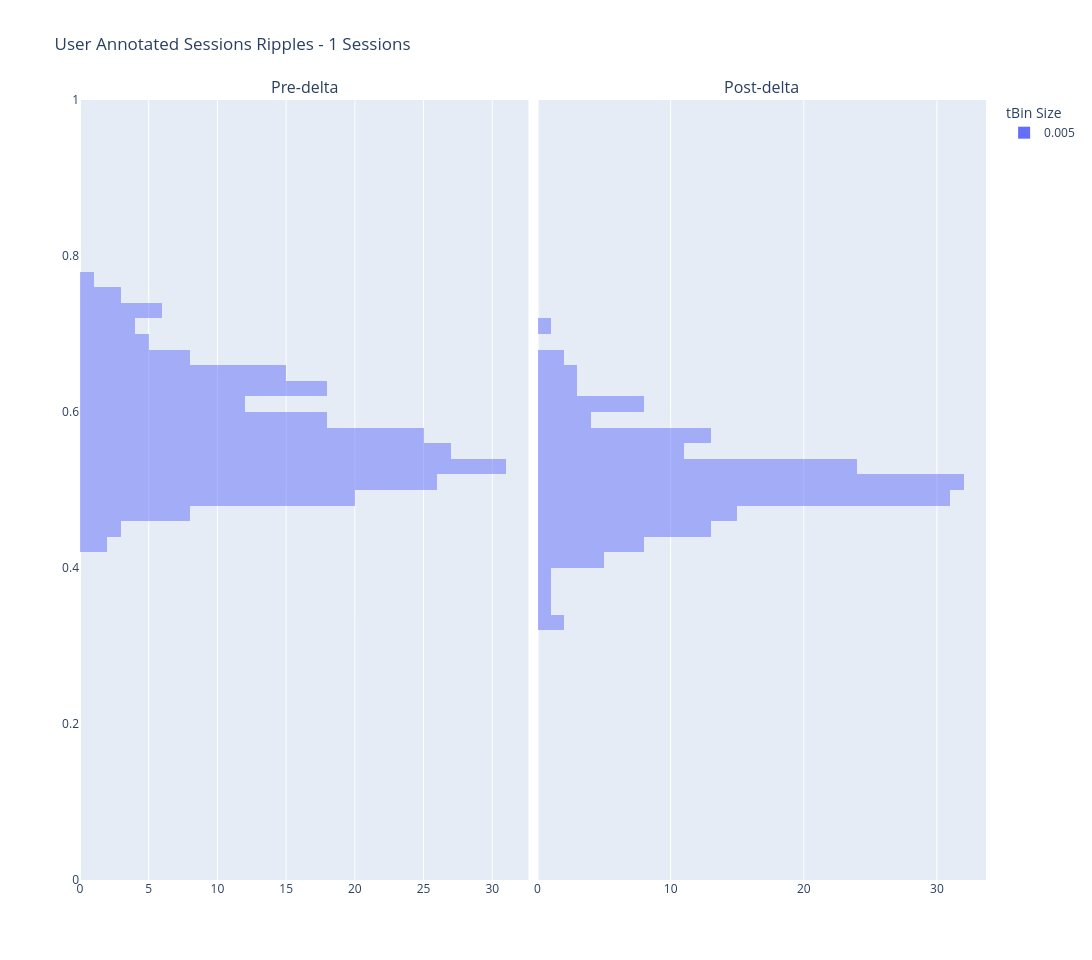

Source (notebook cell):
### Code cell
ripple_title_prefix = "User Annotated Sessions Ripples"

# concatenated_ripple_df = deepcopy(user_approved_ripple_df)
# ripple_title_prefix = "User Selected Ripples Only"

# concatenated_ripple_df = deepcopy(user_rejected_ripple_df)
# ripple_title_prefix = "User Rejected Ripples Only"

# concatenated_ripple_df = deepcopy(df)


# Create a bubble chart for ripples
enabled_time_bin_sizes = None
ripple_num_unique_sessions: int = concatenated_ripple_df.session_name.nunique(dropna=True) # number of unique sessions, ignoring the NA entries
ripple_num_unique_time_bins: int = concatenated_ripple_df.time_bin_size.nunique(dropna=True)
ripple_title_string_suffix: str = f'{ripple_num_unique_sessions} Sessions'
ripple_title: str = f"{ripple_title_prefix} - {ripple_title_string_suffix}"
fig_ripples, figure_ripples_context = _helper_build_figure(data_results_df=concatenated_ripple_df, histogram_bins=25, earliest_delta_aligned_t_start=earliest_delta_aligned_t_start, latest_delta_aligned_t_end=latest_delta_aligned_t_end, enabled_time_bin_sizes=enabled_time_bin_sizes, main_plot_mode='default', title=ripple_title, is_dark_mode=is_dark_mode)
figure_ripples_context = figure_ripples_context.adding_context_if_missing(num_sessions=num_sessions, plot_type='hist', comparison='pre-post-delta')
fig_ripples = fig_ripples.update_layout(fig_size_kwargs)
fig_ripples.show()
# fig_to_clipboard(fig_ripples)
figure_out_paths = save_plotly(a_fig=fig_ripples, a_fig_context=figure_ripples_context)

### Figure 1 — Plotly figure (JSON) as saved in the notebook; plotly's stock layout.template omitted (floating-point values rounded to 4 significant figures; data arrays with more than 128 entries replaced by an {"elided": "..."} marker saying what was removed)
{"data": [{"alignmentgroup": "True", "bingroup": "y", "hovertemplate": "time_bin_size=0.005<br>count=%{x}<br>P_Long=%{y}<extra></extra>", "legendgroup": "0.005", "marker": {"color": "#636efa", "opacity": 0.5, "pattern": {"shape": ""}}, "name": "0.005", "nbinsy": 25, "offsetgroup": "0.005", "orientation": "h", "showlegend": true, "type": "histogram", "xaxis": "x", "y": {"elided": "232 float values"}, "yaxis": "y"}, {"alignmentgroup": "True", "bingroup": "y", "hovertemplate": "time_bin_size=0.005<br>count=%{x}<br>P_Long=%{y}<extra></extra>", "legendgroup": "0.005", "marker": {"color": "#636efa", "opacity": 0.5, "pattern": {"shape": ""}}, "name": "0.005", "nbinsy": 25, "offsetgroup": "0.005", "orientation": "h", "showlegend": false, "type": "histogram", "xaxis": "x2", "y": {"elided": "178 float values"}, "yaxis": "y2"}], "layout": {"annotations": [{"font": {"size": 16}, "showarrow": false, "text": "Pre-delta", "x": 0.2475, "xanchor": "center", "xref": "paper", "y": 1, "yanchor": "bottom", "yref": "paper"}, {"font": {"size": 16}, "showarrow": false, "text": "Post-delta", "x": 0.7525, "xanchor": "center", "xref": "paper", "y": 1, "yanchor": "bottom", "yref": "paper"}], "barmode": "overlay", "height": 960, "legend": {"title": {"text": "tBin Size"}}, "title": {"text": "User Annotated Sessions Ripples - 1 Sessions"}, "width": 3300, "xaxis": {"anchor": "y", "domain": [0, 0.495]}, "xaxis2": {"anchor": "y2", "domain": [0.505, 1]}, "yaxis": {"anchor": "x", "domain": [0, 1], "range": [0, 1]}, "yaxis2": {"anchor": "x2", "domain": [0, 1], "matches": "y", "range": [0, 1], "showticklabels": false}}}
